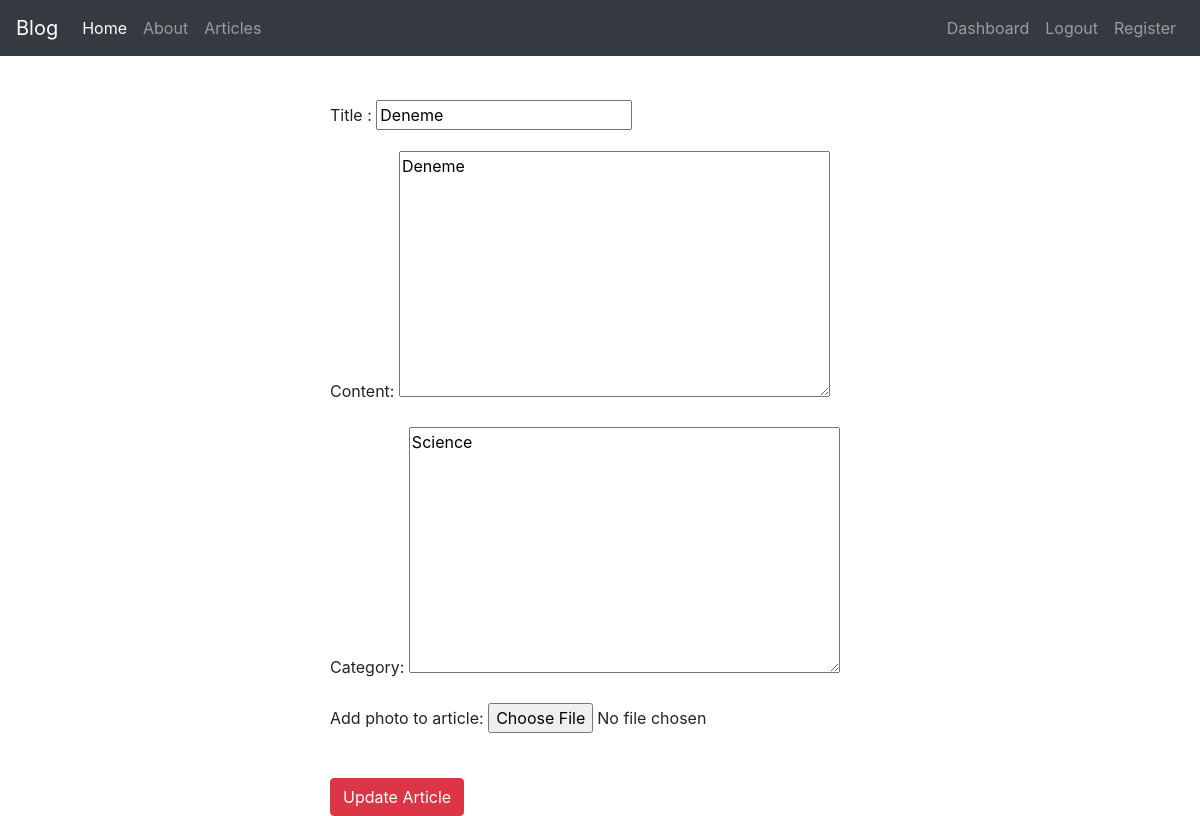
Before: /articles/update/1 (signed in) with the older database file.
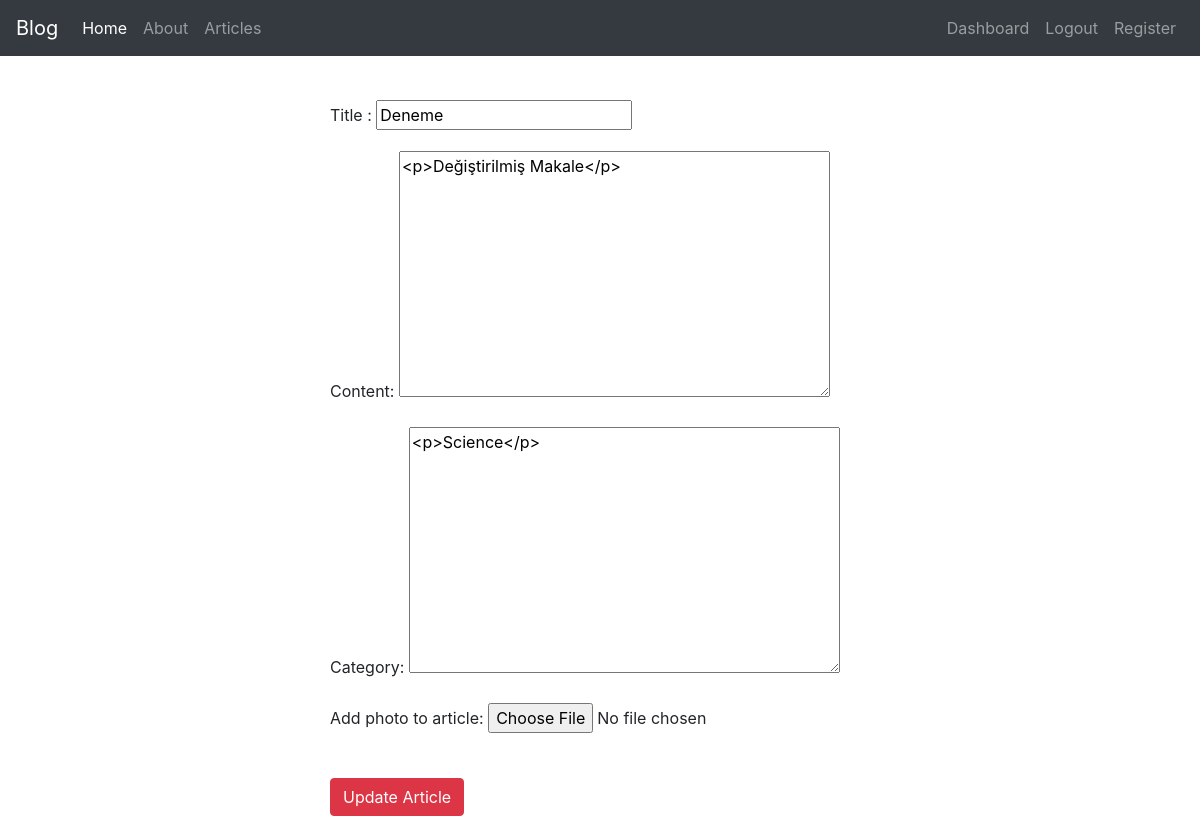
After: the same page with the newer database file.
### article/models.py (models this page shows, shortened)
class Article(models.Model):
    author = models.ForeignKey("auth.User",on_delete= models.CASCADE,verbose_name = "author ")
    title = models.CharField(max_length=50,verbose_name = "Title ")
    content = RichTextField()
    created_date = models.DateTimeField(auto_now_add=True)
    category = RichTextField()
    article_image = models.FileField(blank=True,null=True,verbose_name="Add photo to article")

### article/views.py (the view)
# urls.py: path('update/<int:id>',views.updateArticle,name = "update"),
@login_required(login_url="user:login")
def updateArticle(request,id):
    article = get_object_or_404(Article,id=id)
    form = ArticleForm(request.POST or None,request.FILES or None,instance=article)
    if form.is_valid():
        article = form.save(commit=False)
        article.author = request.user
        article.save()
        messages.success(request,"Article Updated")
        return redirect("article:dashboard")
    return render(request=request,template_name="update.html",context={"form":form})

### article/forms.py
class ArticleForm(forms.ModelForm):
    class Meta:
        model = Article
        fields = ["title","content","category","article_image"]

### templates/update.html (shortened to what this page needs)
{% extends 'layout.html' %}
{% block body %}
<div class="row">
    <div class="col-md-6 offset-md-3">
<form method = "post">
    {{form.as_p}}
    <br>
    <button type ="submit" class = "btn btn-danger"> Update Article</button>
</form>
</div>
</div>
{% endblock body %}

Changed rows visible on the page:
changed Article "Deneme": content "Deneme" → "<p>Değiştirilmiş Makale</p>"; category "Science" → "<p>Science</p>"
